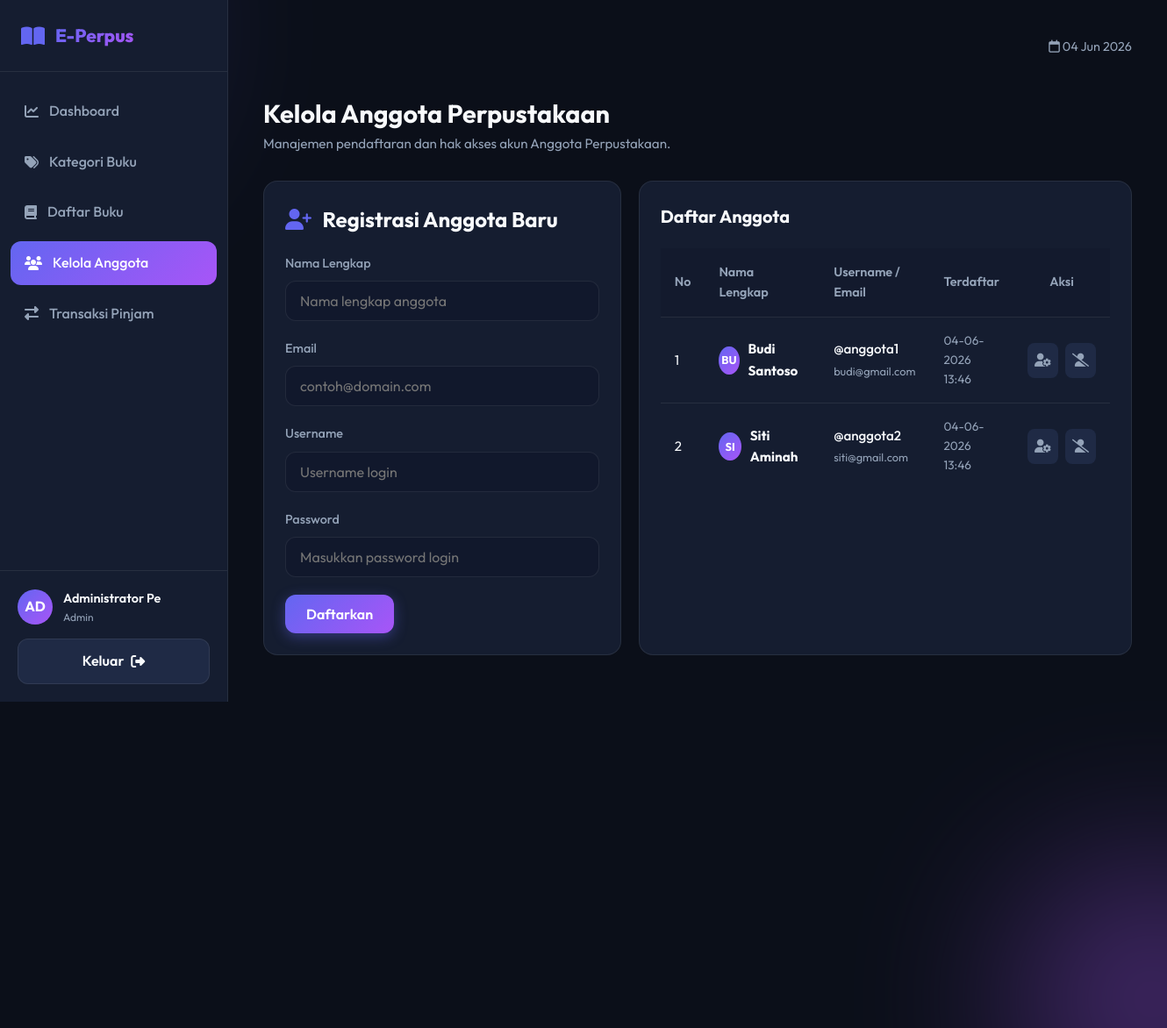
Page /admin/anggota.php (signed in) on the committed database.
### tables this page shows
CREATE TABLE IF NOT EXISTS users (
    id INT AUTO_INCREMENT PRIMARY KEY,
    username VARCHAR(50) NOT NULL UNIQUE,
    password VARCHAR(255) NOT NULL,
    nama_lengkap VARCHAR(100) NOT NULL,
    email VARCHAR(100) NOT NULL,
    role ENUM('admin', 'anggota') NOT NULL DEFAULT 'anggota',
    created_at TIMESTAMP DEFAULT CURRENT_TIMESTAMP
);

### admin/anggota.php (the view, shortened to what this page needs)
<?php
require_once 'header.php';
$edit_mode = false;
$username_val = '';
$nama_lengkap_val = '';
$email_val = '';
try {
    $all_anggota = $pdo->query("SELECT * FROM users WHERE role = 'anggota' ORDER BY nama_lengkap ASC")->fetchAll();
} catch (PDOException $e) {
    $error = 'Gagal memuat data anggota: ' . $e->getMessage();
}
?>
<div class="page-title">
    <h1>Kelola Anggota Perpustakaan</h1>
    <p>Manajemen pendaftaran dan hak akses akun Anggota Perpustakaan.</p>
</div>
<div class="grid-form" style="margin-top: 30px;">
    <div class="data-card" style="height: fit-content;">
        <h2><i class="fa-solid <?= $edit_mode ? 'fa-user-pen' : 'fa-user-plus' ?>" style="color: var(--accent-primary); margin-right: 8px;"></i> <?= $edit_mode ? 'Edit Data Anggota' : 'Registrasi Anggota Baru' ?></h2>
        <form action="anggota.php" method="POST" style="margin-top: 20px;">
            <div class="form-group">
                <label for="nama_lengkap" class="form-label">Nama Lengkap</label>
                <input type="text" id="nama_lengkap" name="nama_lengkap" class="form-input" placeholder="Nama lengkap anggota" value="<?= htmlspecialchars($nama_lengkap_val) ?>" required autocomplete="off">
            </div>
            <div class="form-group">
                <label for="email" class="form-label">Email</label>
                <input type="email" id="email" name="email" class="form-input" placeholder="contoh@domain.com" value="<?= htmlspecialchars($email_val) ?>" required autocomplete="off">
            </div>
            <div class="form-group">
                <label for="username" class="form-label">Username</label>
                <input type="text" id="username" name="username" class="form-input" placeholder="Username login" value="<?= htmlspecialchars($username_val) ?>" required autocomplete="off">
            </div>
            <div class="form-group">
                <label for="password" class="form-label">Password <?= $edit_mode ? '(Kosongkan jika tidak diubah)' : '' ?></label>
                <input type="password" id="password" name="password" class="form-input" placeholder="<?= $edit_mode ? 'Masukkan password baru' : 'Masukkan password login' ?>" <?= $edit_mode ? '' : 'required' ?>>
            </div>
            <div style="display: flex; gap: 10px; margin-top: 10px;">
                <button type="submit" class="btn btn-primary">
                    <?= $edit_mode ? 'Perbarui Anggota' : 'Daftarkan' ?>
                </button>
            </div>
        </form>
    </div>
    <div class="data-card">
        <div class="card-header">
            <h2>Daftar Anggota</h2>
        </div>
        <div class="table-responsive">
            <table class="custom-table">
                <thead>
                    <tr>
                        <th style="width: 60px;">No</th>
                        <th>Nama Lengkap</th>
                        <th>Username / Email</th>
                        <th>Terdaftar</th>
                        <th style="width: 150px; text-align: center;">Aksi</th>
                    </tr>
                </thead>
                <tbody>
                    <?php if (count($all_anggota) > 0): ?>
                        <?php $no = 1; foreach ($all_anggota as $ang): ?>
                            <tr>
                                <td><?= $no++ ?></td>
                                <td>
                                    <div style="display: flex; align-items: center; gap: 10px;">
                                        <div class="avatar" style="width:32px; height:32px; font-size: 0.8rem;"><?= strtoupper(substr($ang['nama_lengkap'], 0, 2)) ?></div>
                                        <strong><?= htmlspecialchars($ang['nama_lengkap']) ?></strong>
                                    </div>
                                </td>
                                <td>
                                    <span style="display: block; font-weight: 500;">@<?= htmlspecialchars($ang['username']) ?></span>
                                    <span style="font-size:0.8rem; color: var(--text-secondary);"><?= htmlspecialchars($ang['email']) ?></span>
                                </td>
                                <td style="font-size:0.85rem; color: var(--text-secondary);"><?= date('d-m-Y H:i', strtotime($ang['created_at'])) ?></td>
                                <td style="text-align: center;">
                                    <div class="action-buttons" style="justify-content: center;">
                                        <a href="anggota.php?edit=<?= $ang['id'] ?>" class="btn-icon edit" title="Edit Anggota">
                                            <i class="fa-solid fa-user-gear"></i>
                                        </a>
                                        <a href="anggota.php?delete=<?= $ang['id'] ?>" class="btn-icon delete btn-delete-confirm" data-message="Apakah Anda yakin ingin menghapus akun anggota '<?= htmlspecialchars($ang['nama_lengkap']) ?>'?" title="Hapus Anggota">
                                            <i class="fa-solid fa-user-slash"></i>
                                        </a>
                                    </div>
                                </td>
                            </tr>
                        <?php endforeach; ?>
                    <?php endif; ?>
                </tbody>
            </table>
        </div>
    </div>
</div>
<?php
require_once 'footer.php';
?>

### assets/css/style.css (style rules this page uses)
:root { --bg-primary: #0b0f19; --bg-secondary: #151d30; --bg-tertiary: #1f2a45; --accent-primary: #6366f1; --accent-secondary: #a855f7; --accent-gradient: linear-gradient(135deg, var(--accent-primary) 0%, var(--accent-secondary) 100%); --text-primary: #f8fafc; --text-secondary: #94a3b8; --text-muted: #64748b; --border-color: rgba(255, 255, 255, 0.08); --glass-bg: rgba(21, 29, 48, 0.7); --glass-border: rgba(255, 255, 255, 0.06); --glass-shadow: 0 8px 32px 0 rgba(0, 0, 0, 0.37); --success: #10b981; --warning: #f59e0b; --danger: #ef4444; --info: #3b82f6; --transition-fast: 0.2s ease; --transition-smooth: 0.3s cubic-bezier(0.4, 0, 0.2, 1); --border-radius: 12px; }
* { margin: 0; padding: 0; box-sizing: border-box; font-family: 'Outfit', sans-serif; }
body { background-color: var(--bg-primary); color: var(--text-primary); min-height: 100vh; overflow-x: hidden; line-height: 1.6; }
.form-group { margin-bottom: 20px; }
.form-label { display: block; margin-bottom: 8px; color: var(--text-secondary); font-size: 0.9rem; font-weight: 500; transition: var(--transition-fast); }
.form-input { width: 100%; padding: 12px 16px; background: rgba(15, 23, 42, 0.6); border: 1px solid var(--border-color); border-radius: var(--border-radius); color: var(--text-primary); font-size: 1rem; transition: var(--transition-smooth); }
.btn { display: inline-flex; align-items: center; justify-content: center; padding: 12px 24px; font-size: 1rem; font-weight: 600; border-radius: var(--border-radius); border: none; cursor: pointer; transition: var(--transition-smooth); text-decoration: none; gap: 8px; }
.btn-primary { background: var(--accent-gradient); color: white; box-shadow: 0 4px 15px rgba(99, 102, 241, 0.4); }
.avatar { width: 40px; height: 40px; border-radius: 50%; background: var(--accent-gradient); display: flex; align-items: center; justify-content: center; font-weight: bold; color: white; }
.page-title h1 { font-size: 1.8rem; font-weight: 700; }
.page-title p { color: var(--text-secondary); font-size: 0.95rem; }
.data-card { background: var(--bg-secondary); border: 1px solid var(--border-color); border-radius: 16px; padding: 24px; margin-bottom: 40px; }
.card-header { display: flex; justify-content: space-between; align-items: center; margin-bottom: 20px; }
.card-header h2 { font-size: 1.25rem; font-weight: 700; }
.table-responsive { width: 100%; overflow-x: auto; }
.custom-table { width: 100%; border-collapse: collapse; text-align: left; }
.custom-table th { padding: 16px; background: rgba(15, 23, 42, 0.4); color: var(--text-secondary); font-weight: 600; font-size: 0.9rem; border-bottom: 1px solid var(--border-color); }
.custom-table td { padding: 16px; border-bottom: 1px solid var(--border-color); font-size: 0.95rem; color: var(--text-primary); }
.custom-table tr:last-child td { border-bottom: none; }
.action-buttons { display: flex; gap: 8px; }
.btn-icon { padding: 8px; border-radius: 8px; border: none; cursor: pointer; background: var(--bg-tertiary); color: var(--text-secondary); transition: var(--transition-fast); }
.grid-form { display: grid; grid-template-columns: 1fr 1fr; gap: 20px; }

### rows in the picture
users: nama_lengkap "BU", nama_lengkap "Budi Santoso", username "anggota1", email "budi@gmail.com", created_at "04-06-2026 13:46"
users: nama_lengkap "SI", nama_lengkap "Siti Aminah", username "anggota2", email "siti@gmail.com", created_at "04-06-2026 13:46"

### other values in the picture
$nama_inisial "AD"
substr($nama_lengkap, 0, 16) "Administrator Pe"
$role "Admin"
